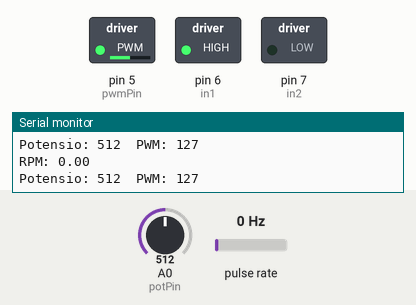
Simulated run of this sketch. Board: Arduino Uno, built with avr-gcc and run on an emulated ATmega328P. On the bench: switched loads named in the sketch (green lamp = pin HIGH), the last lines printed to the serial monitor. Wiring (inferred from the names in the program): pulse sensor: data pin 2. The inputs (shaded band) are chosen by the test bench; at power-on: A0 (potPin) = 512, pulse rate 0 Hz.

Above: at 1.2 s.
1.3 s: A0 (potPin) set to 716
At 3.2 s:
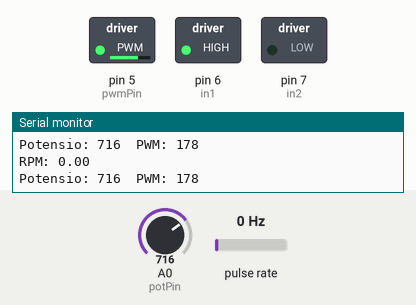
3.5 s: A0 (potPin) set to 900
At 5.0 s:
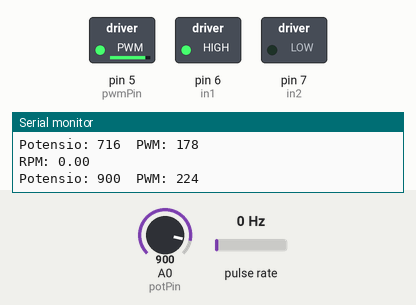
5.5 s: A0 (potPin) set to 122
At 6.6 s:
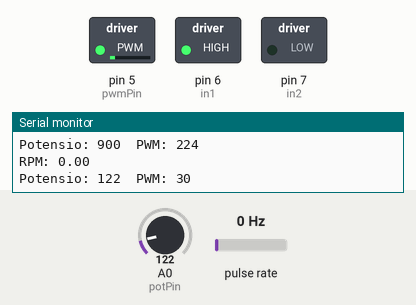
7.5 s: A0 (potPin) set to 0
At 9.2 s:
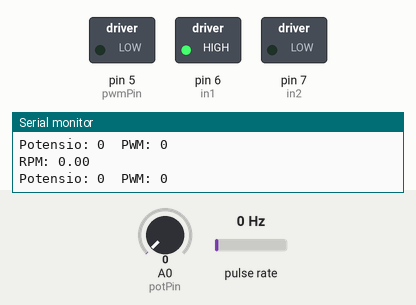
9.5 s: A0 (potPin) set to 511
At 11.0 s:
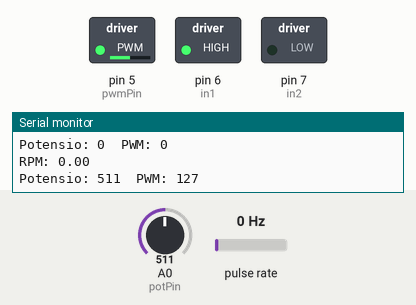
Timing chart, 0 to 12.5 s (numbered marks = the images above; inputs shaded):
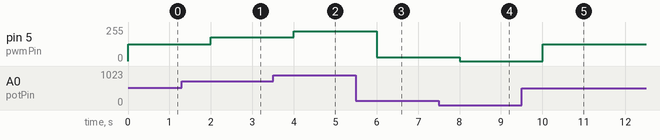

Measured:
- after the input at 1.3 s, pin 5 (pwmPin): 127/255 → 178/255 after 0.70 s
- after the input at 3.5 s, pin 5 (pwmPin): 178/255 → 224/255 after 0.50 s
- after the input at 5.5 s, pin 5 (pwmPin): 224/255 → 30/255 after 0.51 s
- after the input at 7.5 s, pin 5 (pwmPin): 30/255 → 0/255 after 0.51 s
- after the input at 9.5 s, pin 5 (pwmPin): 0/255 → 127/255 after 0.51 s

The sketch:

speed-contorl-motor-with-potentiometer.ino
```cpp
const int potPin = A0;
const int pwmPin = 5;
const int in1 = 6;
const int in2 = 7;
const byte encoderPin = 2;
volatile unsigned int pulseCount = 0;
unsigned long previousMillis = 0;
const unsigned long interval = 1000;
const int pulsesPerRevolution = 20;

void encoderISR() {
  pulseCount++;
}

void setup() {
  pinMode(pwmPin, OUTPUT);
  pinMode(in1, OUTPUT);
  pinMode(in2, OUTPUT);
  pinMode(encoderPin, INPUT_PULLUP);
  attachInterrupt(digitalPinToInterrupt(encoderPin), encoderISR, RISING);

  // Motor maju
  digitalWrite(in1, HIGH);
  digitalWrite(in2, LOW);

  Serial.begin(9600);
}

void loop() {
  unsigned long currentMillis = millis();

  if (currentMillis - previousMillis >= interval) {
    noInterrupts();
    unsigned int pulses = pulseCount;
    pulseCount = 0;
    interrupts();

    // Hitung RPM
    float rpm = (pulses * 60.0) / pulsesPerRevolution;

    Serial.print("RPM: ");
    Serial.println(rpm);

    previousMillis = currentMillis;
  }

  // Baca potensiometer (0–1023)
  int potValue = analogRead(potPin);

  // Ubah ke nilai PWM (0–255)
  int pwmValue = map(potValue, 0, 1023, 0, 255);

  // Kirim ke motor
  analogWrite(pwmPin, pwmValue);

  // Tampilkan ke serial monitor
  Serial.print("Potensio: ");
  Serial.print(potValue);
  Serial.print("  PWM: ");
  Serial.println(pwmValue);

  delay(1000);
}
```
